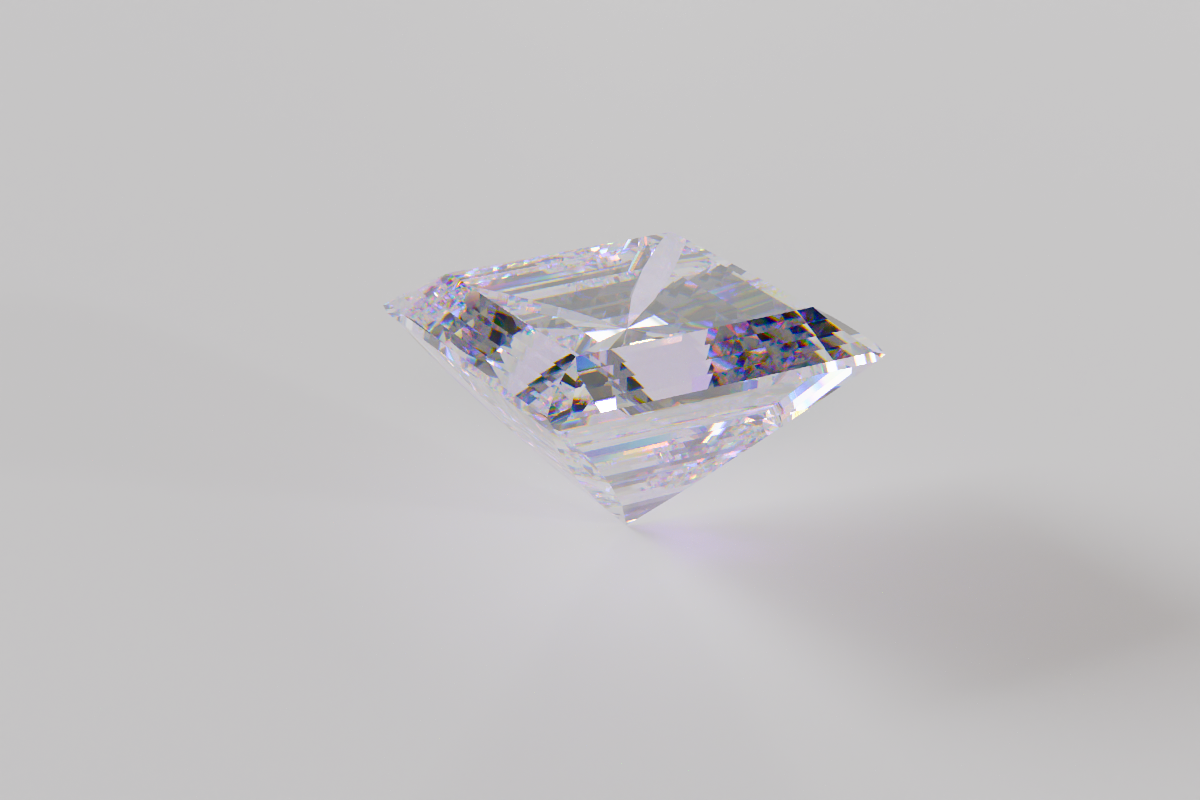
#> input picture render_lg625469717_princess_cut_1177spp.png, 1200 x 800 px, given in place of ., which was not available
$ python render_qa.py .
#> lines starting #> are read from the running program, lines starting #| are printed output that depends on the picture; after the words box and inside, x2 and y2 are one past the last pixel; in counts of white or black regions, pixels touching at a corner belong together
#!/usr/bin/env python3
"""
render_qa.py  —  Artifact detector and quality grader for path-traced renders.

Detects three artifact classes in a tone-mapped PNG:

  black_dots    Isolated dark pixels surrounded by bright neighbours.
                Indicates convergence bugs, missed NEE emission, or adaptive-
                sampling marking pixels converged too early.

  fireflies     Isolated pixels that are far brighter than their local
                neighbourhood.  Caused by high-variance light paths (caustics,
                small light sources, insufficient path clamping).

  hue_outliers  Pixels whose hue departs sharply from the local circular median.
                Catches chromatic energy spikes from dispersive materials
                (diamond fire, spectral glass) that landed on a single pixel.

Usage:
  python render_qa.py render.png
  python render_qa.py a.png b.png              # compare multiple renders
  python render_qa.py render.png --annotate    # save *_qa.png with circles
  python render_qa.py render.png --json        # machine-readable report (always a list)
  python render_qa.py render.png --reference ref_4096spp.png   # + RMSE/PSNR vs reference

Dependencies:
  pip install numpy Pillow scipy
"""

import sys
import argparse
import json
from dataclasses import dataclass, field
from pathlib import Path

import numpy as np
from PIL import Image, ImageDraw

try:
    from scipy.ndimage import maximum_filter, uniform_filter, median_filter
except ImportError:
    sys.exit("scipy is required:  pip install scipy")


# ── Detection thresholds ──────────────────────────────────────────────────────
#
# Calibrated against 2000-spp renders from rustracer (1200×800 and similar).
# Increase the *_FLOOR / *_MIN values to reduce false-positive sensitivity.

# Black dots ─────────────────────────────────────────────────────────────────
# A pixel qualifies when it is very dark, its 3×3 neighbourhood max is bright,
# AND it is genuinely isolated (very few dark pixels in its 7×7 neighbourhood).
# The isolation check prevents flagging legitimate edge pixels at the boundary
# between a large dark border/background and the lit scene content.
BD_PIXEL_MAX     = 0.04   # pixel luminance ceiling  (gamma [0, 1])
BD_NEIGHBOR_MIN  = 0.10   # 3×3 neighbourhood max must exceed this
BD_ISOLATION_MAX = 0.06   # fraction of dark pixels in the 7×7 window (<~3/49)

# Fireflies ───────────────────────────────────────────────────────────────────
# Pixel must be k·σ above its 11×11 local mean, above an absolute floor,
# and at least N× the local mean.
FF_SIGMA        = 6.0     # local σ multiplier
FF_HALF_WIN     = 5       # half-window; full window = (2·w+1)² = 11×11
FF_ABS_FLOOR    = 0.80    # absolute brightness floor in gamma [0, 1]
FF_RATIO_FLOOR  = 4.0     # pixel / local mean must exceed this

# Hue outliers ────────────────────────────────────────────────────────────────
# Pixel hue departs sharply from the circular median of its 7×7 neighbourhood.
# Using a tight 7×7 window avoids flagging large coloured regions (e.g. the
# random-spheres scene) while catching single-pixel chromatic spikes.
HO_HALF_WIN     = 3       # half-window; full window = 7×7
HO_DIFF_DEG     = 55.0    # minimum hue angular difference (degrees)
HO_SAT_MIN      = 0.35    # pixel saturation floor (hue is meaningless near grey)
HO_VAL_MIN      = 0.15    # pixel brightness floor

# Annotation
ANNOTATE_CAP    = 300     # max circles drawn per class (keeps image readable)
CIRCLE_R        = 7       # circle radius in pixels


# ── Image helpers ─────────────────────────────────────────────────────────────

def load_float(path: str) -> np.ndarray:
    """Load any PIL-readable image as float32 [H, W, 3] ∈ [0, 1]."""
#> called with path = '.'
    return np.asarray(Image.open(path).convert("RGB"), dtype=np.float32) / 255.0


def gamma_lum(rgb: np.ndarray) -> np.ndarray:
    """Perceptual luminance in gamma space (Rec.709 weights, same as the renderer)."""
    return 0.2126 * rgb[..., 0] + 0.7152 * rgb[..., 1] + 0.0722 * rgb[..., 2]


def srgb_to_linear(rgb: np.ndarray) -> np.ndarray:
    """Exact IEC 61966-2-1 decode: gamma [0,1] sRGB -> linear light."""
    return np.where(rgb <= 0.04045, rgb / 12.92, ((rgb + 0.055) / 1.055) ** 2.4)


# [18 lines left out: function compare_to_reference, not called in this run]


def rgb_to_hsv(rgb: np.ndarray) -> tuple:
    """Vectorised RGB [H,W,3] → (hue°, saturation, value) each [H,W]."""
    r, g, b  = rgb[..., 0], rgb[..., 1], rgb[..., 2]
    cmax     = np.maximum.reduce([r, g, b])
    cmin     = np.minimum.reduce([r, g, b])
    delta    = cmax - cmin
    safe_d   = np.where(delta > 1e-9, delta, 1.0)

    sat = np.where(cmax > 1e-6, delta / np.maximum(cmax, 1e-6), 0.0)

    hue = np.zeros_like(r)
    m   = delta > 1e-6
    mr  =  m & (cmax == r)
    mg  =  m & (cmax == g) & ~mr
    mb  =  m & (cmax == b) & ~mr & ~mg
    hue[mr] = (60.0 * (g[mr] - b[mr]) / safe_d[mr]) % 360.0
    hue[mg] = (60.0 * (b[mg] - r[mg]) / safe_d[mg] + 120.0) % 360.0
    hue[mb] = (60.0 * (r[mb] - g[mb]) / safe_d[mb] + 240.0) % 360.0

    return hue, sat, cmax   # (value = cmax)


# ── Detectors ─────────────────────────────────────────────────────────────────

def detect_black_dots(lum: np.ndarray) -> np.ndarray:
    """
    Returns a bool mask: True where a pixel is anomalously dark.

    Logic:
      is_dark     = pixel ≤ BD_PIXEL_MAX
      max_nbr     = maximum of the 3×3 window — bright neighbours present
      dark_frac   = fraction of dark pixels in the 7×7 window
      → flag when is_dark AND max_nbr ≥ BD_NEIGHBOR_MIN AND dark_frac < BD_ISOLATION_MAX

    The isolation check prevents flagging edge pixels at the legitimate boundary
    of a large dark region (e.g. the black frame around a Cornell-box scene).
    A single isolated black dot has dark_frac ≈ 1/49 ≈ 0.02; an edge pixel at
    the border of a dark background has dark_frac ≈ 0.3–0.5.
    """
    is_dark   = lum <= BD_PIXEL_MAX
    max_nbr   = maximum_filter(lum, size=3)
    dark_frac = uniform_filter(is_dark.astype(np.float32), size=7)
    return is_dark & (max_nbr >= BD_NEIGHBOR_MIN) & (dark_frac < BD_ISOLATION_MAX)


def detect_fireflies(lum: np.ndarray) -> np.ndarray:
    """
    Returns a bool mask: True where a pixel is an isolated bright spike.

    A pixel is flagged when:
      • lum > local_mean + FF_SIGMA * local_std     (statistical outlier)
      • lum > FF_RATIO_FLOOR * local_mean           (ratio guard)
      • lum ≥ FF_ABS_FLOOR                          (absolute brightness floor)

    The 11×11 local stats are computed via uniform_filter (fast O(1) per pixel).
    """
    sz          = 2 * FF_HALF_WIN + 1
    local_mean  = uniform_filter(lum,      size=sz)
    local_sq    = uniform_filter(lum ** 2, size=sz)
    local_var   = np.maximum(local_sq - local_mean ** 2, 0.0)
    local_std   = np.sqrt(local_var)

    stat_thr    = local_mean + FF_SIGMA * local_std
    ratio_thr   = local_mean * FF_RATIO_FLOOR

    return (lum > stat_thr) & (lum > ratio_thr) & (lum >= FF_ABS_FLOOR)


def detect_hue_outliers(rgb: np.ndarray) -> np.ndarray:
    """
    Returns a bool mask: True where a pixel's hue is an isolated chromatic spike.

    Uses a circular-median hue via sin/cos median-filter to handle the 0°/360°
    wraparound, then checks the angular distance.  Only considers pixels with
    sufficient saturation and brightness.

    Pixels near the edge of a large dark region are excluded: the circular
    median is computed across a 7×7 window that can straddle the scene/background
    boundary, producing a spurious hue estimate for the last row of scene content.
    """
    hue, sat, val = rgb_to_hsv(rgb)
    lum       = gamma_lum(rgb)
    candidate = (sat >= HO_SAT_MIN) & (val >= HO_VAL_MIN)

    # Exclude pixels whose 7×7 neighbourhood contains significant dark content —
    # these sit on the edge of a background region and the circular median is
    # unreliable there.
    dark_frac = uniform_filter((lum <= BD_PIXEL_MAX).astype(np.float32), size=7)
    candidate = candidate & (dark_frac < BD_ISOLATION_MAX)

    rad     = np.radians(hue)
    sz      = 2 * HO_HALF_WIN + 1
    med_hue = (np.degrees(
        np.arctan2(
            median_filter(np.sin(rad), size=sz),
            median_filter(np.cos(rad), size=sz),
        )
    ) % 360.0)

    diff = np.abs(hue - med_hue)
    diff = np.minimum(diff, 360.0 - diff)   # wrap to [0, 180]

    # Hue-isolation guard: only flag when a clear majority of the window agrees
    # with the median hue.  Along a saturated color boundary the window mixes
    # two hues, the median lands between them, and boundary pixels would
    # otherwise false-positive.
    consensus = uniform_filter((diff < HO_DIFF_DEG).astype(np.float32), size=sz)
    return candidate & (diff >= HO_DIFF_DEG) & (consensus > 0.5)


# ── Grading ───────────────────────────────────────────────────────────────────

# (minor_threshold, notable_threshold) — per-megapixel counts
_SEVERITY_THRESHOLDS = {
    "black_dots":   (1,   5),    # even 1/MP is notable; > 5/MP is severe
    "fireflies":    (10,  100),
    "hue_outliers": (10,  80),
}

def _severity(name: str, per_mp: float) -> str:
    minor_t, notable_t = _SEVERITY_THRESHOLDS[name]
    if per_mp == 0:              return "none"
    if per_mp <= minor_t:        return "minor"
    if per_mp <= notable_t:      return "notable"
    return "severe"


def _top_instances(mask: np.ndarray, score: np.ndarray, n: int = 12) -> list:
    """Return the N highest-score artifact locations as [(x, y, score), ...]."""
    ys, xs = np.where(mask)
    if len(ys) == 0:
        return []
    s   = score[ys, xs]
    idx = np.argsort(s)[-n:][::-1]
    return [(int(xs[i]), int(ys[i]), round(float(s[i]), 4)) for i in idx]


def _cluster_info(mask: np.ndarray) -> dict:
    """
    Quick spatial distribution summary: whether artifacts are clustered
    (suggesting a region-specific bug) or scattered (statistical noise).
    """
    ys, xs = np.where(mask)
    if len(ys) < 2:
        return {"clustered": False, "regions": 0}
    from scipy.ndimage import label as nd_label
    # Dilate slightly so nearby pixels merge into one cluster.
    from scipy.ndimage import binary_dilation
    dilated       = binary_dilation(mask, iterations=8)
    labeled, n_cc = nd_label(dilated)
    return {"clustered": n_cc < max(1, len(ys) // 5), "regions": int(n_cc)}


def compute_score(bd_pmp: float, ff_pmp: float, ho_pmp: float) -> float:
    """
    Map per-megapixel artifact counts to a 0–100 quality score.

    Black dots carry the heaviest penalty because they signal outright bugs,
    not just statistical noise.
    """
    bd_penalty = min(bd_pmp * 5.0,  45.0)   # up to −45
    ff_penalty = min(ff_pmp * 0.4,  30.0)   # up to −30
    ho_penalty = min(ho_pmp * 0.3,  20.0)   # up to −20
    return max(0.0, 100.0 - bd_penalty - ff_penalty - ho_penalty)


def score_to_grade(score: float) -> str:
    if score >= 97: return "A+"
    if score >= 93: return "A"
    if score >= 90: return "A−"
    if score >= 87: return "B+"
    if score >= 83: return "B"
    if score >= 80: return "B−"
    if score >= 70: return "C"
    if score >= 60: return "D"
    return "F"


# ── Full analysis pipeline ────────────────────────────────────────────────────

def analyze(path: str) -> dict:
    """
    Load the image at `path`, run all detectors, and return a structured report
    dict suitable for both human printing and JSON serialisation.
    """
    rgb  = load_float(path)
    H, W = rgb.shape[:2]
    mpx  = H * W / 1_000_000.0
    lum  = gamma_lum(rgb)

    # ---- Sanity / exposure / noise stats -------------------------------------
    pct_black  = float((lum <= 0.01).mean() * 100.0)   # crushed shadows
#> pct_black = 0
    pct_white  = float((lum >= 0.99).mean() * 100.0)   # clipped highlights
#> pct_white = 0.038
    mean_lum   = float(lum.mean())
#> mean_lum = 0.761
    std_lum    = float(lum.std())
#> std_lum = 0.0551
    degenerate = (mean_lum <= 0.005) or (mean_lum >= 0.995) or (std_lum < 1e-4)
#> degenerate = False

    # Noise estimate: MAD of the 5x5 high-pass response inside locally flat,
    # non-clipped regions -- a convergence proxy, in gamma units.
    lmean       = uniform_filter(lum, size=5)
    hp          = lum - lmean
    local_std   = np.sqrt(np.maximum(uniform_filter(lum ** 2, size=5) - lmean ** 2, 0.0))
    flat        = (local_std < 0.02) & (lum > 0.02) & (lum < 0.98)
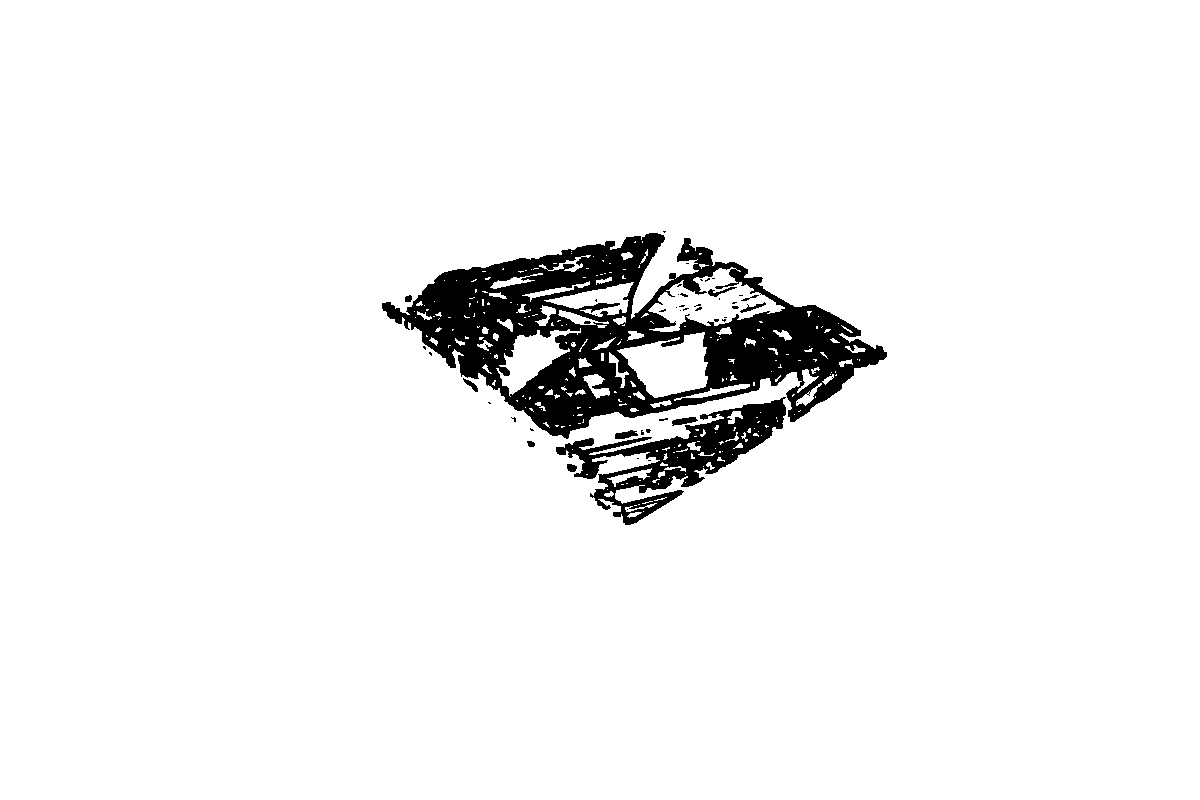
#> flat: shape (800, 1200) bool; 94.8% white; 48 black regions (37 under 20 px), largest, box (x1, y1, x2, y2) and area: (382, 233, 887, 439) 40330, (556, 397, 786, 525) 8778, (672, 417, 698, 426) 137
    noise_sigma = (float(np.median(np.abs(hp[flat]))) * 1.4826) if flat.any() else 0.0
#> noise_sigma = 0.0011

    # ── Run detectors ─────────────────────────────────────────────────────────
    bd_mask = detect_black_dots(lum)
    ff_mask = detect_fireflies(lum)
#> in detect_fireflies, `stat_thr    = local_mean + FF_SIGMA * local_std`:
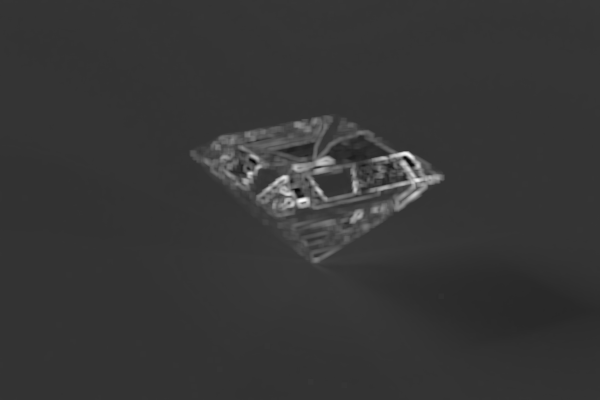
#> stat_thr: shape (800, 1200) float32 (shown at 1/2 size); min 0.384, max 2.32, mean 0.802; drawn with min black and max white
    ho_mask = detect_hue_outliers(rgb)
#> in rgb_to_hsv, `cmax     = np.maximum.reduce([r, g, b])`:
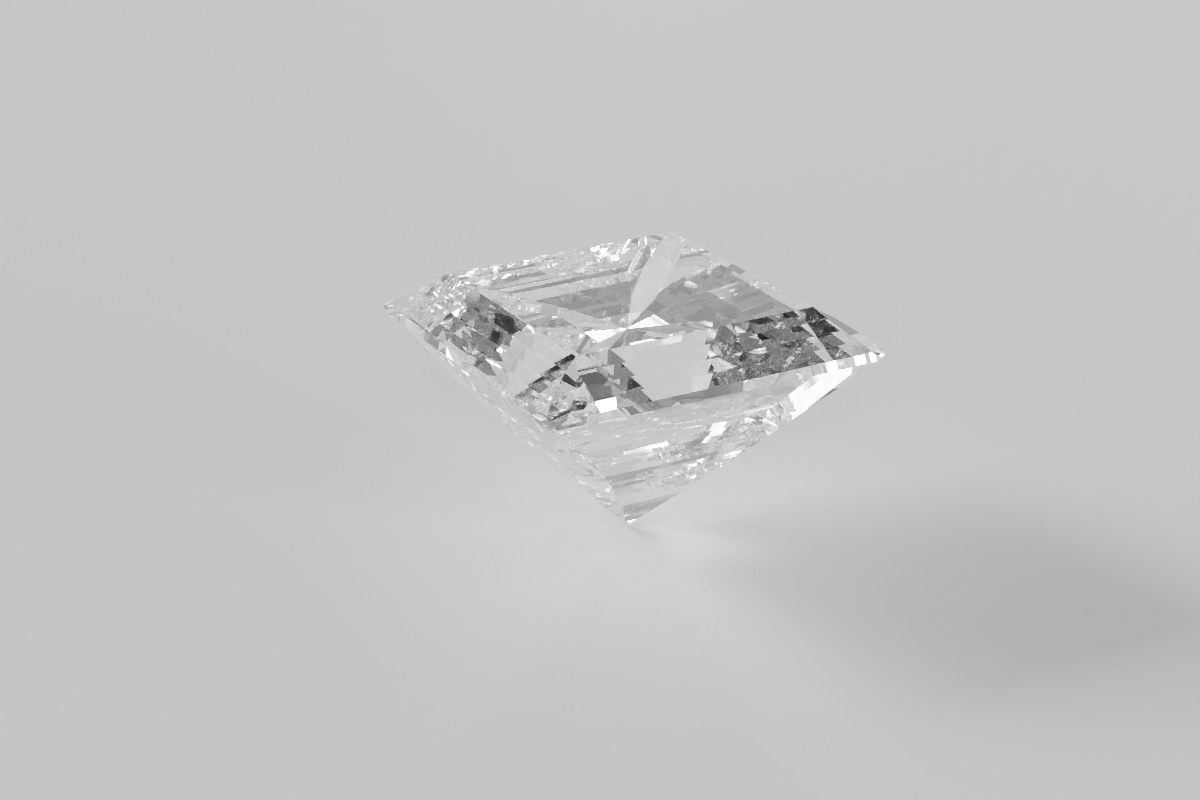
#> cmax: shape (800, 1200) float32; min 0.11, max 1, mean 0.77
#> (the rest of the program and of its run is left out)
